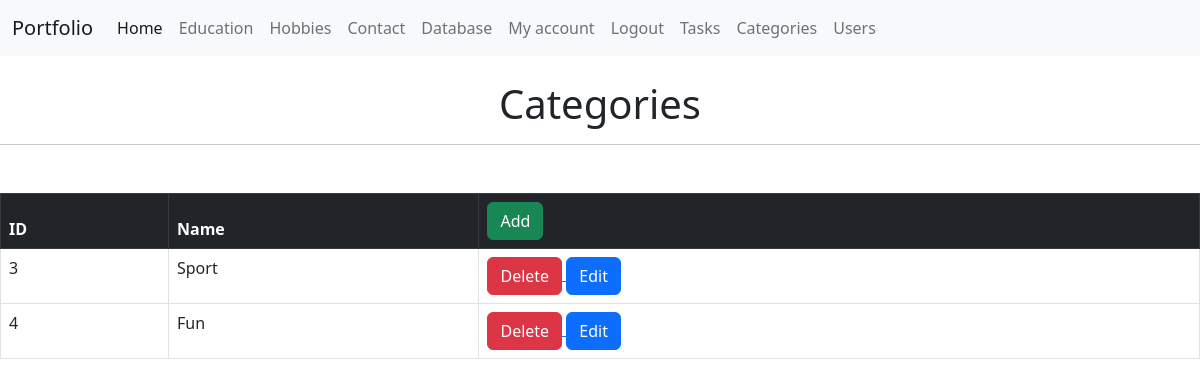
/categories (signed in), run on the app's committed database.
### app/to_do/models.py (models this page shows)
class Category(db.Model):
    id = db.Column(db.Integer, primary_key=True)
    name = db.Column(db.String(255), nullable=False, unique=True)
    tasks = db.relationship('Task', backref='category', lazy='dynamic')

### app/to_do/views.py (the view)
@to_do_bp.route('/categories', methods=['GET'])
@login_required
def categories():
    categories_ = Category.query.all()
    return render_template('categories.html', categories=categories_)

### app/account/models.py (called while the page is built)
@login_manager.user_loader
def user_loader(user_id):
    return User.query.get(int(user_id))

### app/to_do/templates/to_do/categories.html (shortened to what this page needs)
{% extends 'layout.html' %}
{% block name %}
<br><h1 class="text-center">Categories </h1>
{% endblock %}
{% block body %}
<table class="table table-hover table-bordered">
    <thead class="table-dark">
      <tr>
       <th scope="col">ID</th>
       <th scope="col">Name</th>
       <th scope="col"><a href="{{ url_for('to_do.category_add') }}" type="button" class="btn btn-success">Add</a></th>
      </tr>
    </thead>
    <tbody>
        {% for category in categories %}
      <tr>
       <td>{{category.id}}</td>
       <td>{{category.name}}</td>
       <td>
        <a href="{{url_for('to_do.category_delete', id=category.id)}}">
            <input type="button" class="btn btn-danger" value="Delete">
        </a>
        <a href="{{url_for('to_do.category_update', id=category.id)}}">
            <input type="button" class="btn btn-primary" value="Edit">
        </a>
    </td>
       </tr>
    </tbody>
    {% endfor%}
 </table>
{% endblock %}

### data on the page
Category: id "3", name "Sport"
Category: id "4", name "Fun"
